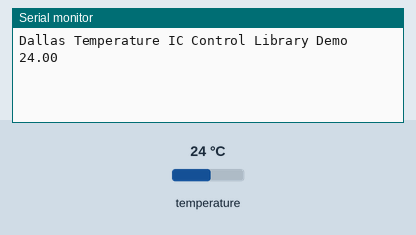
A sketch run on a simulated Arduino Uno, built with avr-gcc and run on an emulated ATmega328P. Parts: the last lines printed to the serial monitor. The test bench sets the inputs (shaded band); at power-on: temperature 24 °C.

Above: at 2.3 s.
2.4 s: temperature set to 12 °C
At 3.6 s:
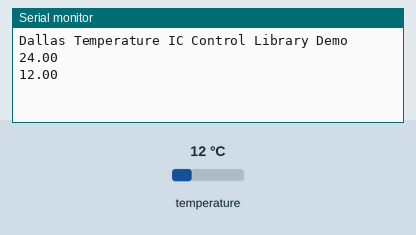
3.9 s: temperature set to 19 °C
At 5.8 s:
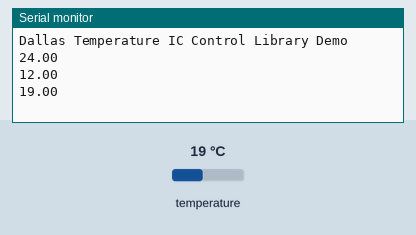

The sketch:

ds18b20.ino
```cpp
// Include the libraries we need
#include <OneWire.h>
#include <DallasTemperature.h>


OneWire oneWire(18);
DallasTemperature sensors(&oneWire);

void setup(void)
{
  Serial.begin(115200);
  Serial.println("Dallas Temperature IC Control Library Demo");

  sensors.begin();
}

void loop(void)
{
  static double lastTemp= 0.0;

  sensors.requestTemperatures();
  double temp = sensors.getTempCByIndex(0);
  if(temp != lastTemp)
  {
    Serial.println(temp);
    lastTemp = temp;
  }
}
```

Measured:
- after the input at 2.4 s, the serial monitor: prints a new line after 0.67 s (image 1)
- after the input at 3.9 s, the serial monitor: prints a new line after 0.70 s (image 2)
